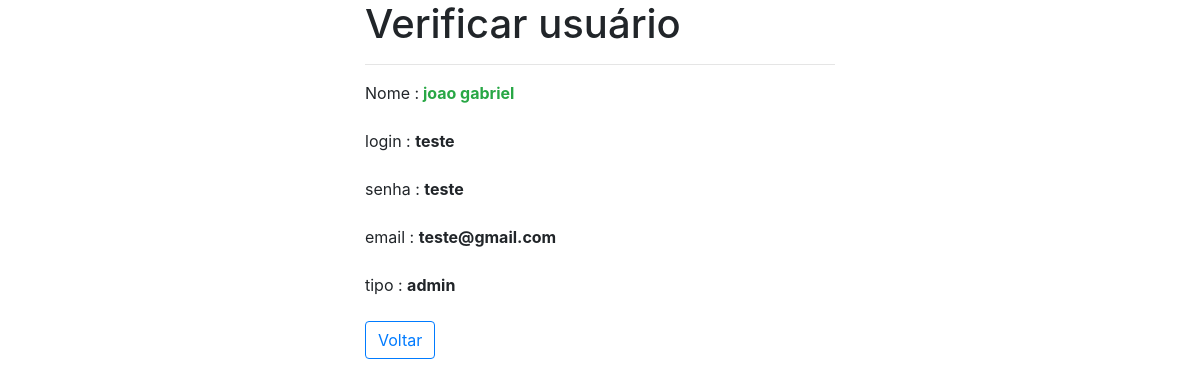
Screenshot of /read.php?id=1 with the database file from the repository.
### tables this page shows
CREATE TABLE `usuario` (
  `id` int(11) NOT NULL,
  `nome` varchar(85) NOT NULL,
  `login` varchar(85) NOT NULL,
  `senha` varchar(50) NOT NULL,
  `email` varchar(85) NOT NULL,
  `tipo` varchar(11) NOT NULL
);

### read.php (the view, shortened to what this page needs)
<?php
if(isset($_GET["id"]) && !empty(trim($_GET["id"])))
{
    require_once "conecta.php";
    $sql = "SELECT * FROM usuario WHERE id = ?";
    if($stmt = mysqli_prepare($conn, $sql))
    {
        mysqli_stmt_bind_param($stmt, "i", $param_id);
        if(mysqli_stmt_execute($stmt))
        {
            $result = mysqli_stmt_get_result($stmt);
            if(mysqli_num_rows($result) == 1)
            {
                $usuario = mysqli_fetch_array($result, MYSQLI_ASSOC);
            }
            else
            {
                header("location: error.php");
                exit();
            }
        }
        else
        {
            echo "Oops! Algo deu errado. Por favor tente mais tarde!";
        }
    }
}
else
{
    print_r($sql);
    exit();
    header("location: error.php");
    exit();
}
?>
<!DOCTYPE html>
<html lang="en">
<head>
    <link rel="stylesheet" href="https://stackpath.bootstrapcdn.com/bootstrap/4.5.0/css/bootstrap.min.css">
    <link rel="stylesheet" href="https://maxcdn.bootstrapcdn.com/font-awesome/4.7.0/css/font-awesome.min.css">
</head>
<body>
    <div class="wrapper">
        <div class="container-fluid">
            <div class="row">
                <div class="col-md-12">
                    <div class="page-header">
                        <h1>Verificar usuário</h1>
                        <hr>
                    </div>
                    <div class="form-group">
                        <label>Nome :<span class="font-weight-bold text text-success"> <?= $usuario["nome"]; ?></span></label>
                    </div>
                    <div class="form-group">
                        <label>login : <span class="font-weight-bold"> <?= $usuario["login"]; ?></span></label>
                    </div>
                    <div class="form-group">
                        <label>senha : <span class="font-weight-bold"> <?= $usuario["senha"]; ?></span></label>
                    </div>
                    <div class="form-group">
                        <label>email : <span class="font-weight-bold"> <?= $usuario["email"]; ?></span></label>
                    </div>
                    <div class="form-group">
                        <label>tipo : <span class="font-weight-bold"> <?= $usuario["tipo"]; ?></span></label>
                    </div>
                    <p><a href="crud.php" type="button" class="btn btn-outline-primary">Voltar</a></p>
                </div>
            </div>
        </div>
    </div>
</body>
</html>

### read.php (style rules this page uses)
.wrapper { width: 500px; margin: 0 auto; }

### rows the page displays
usuario: nome "joao gabriel", login "teste", senha "teste", email "teste@gmail.com", tipo "admin"
